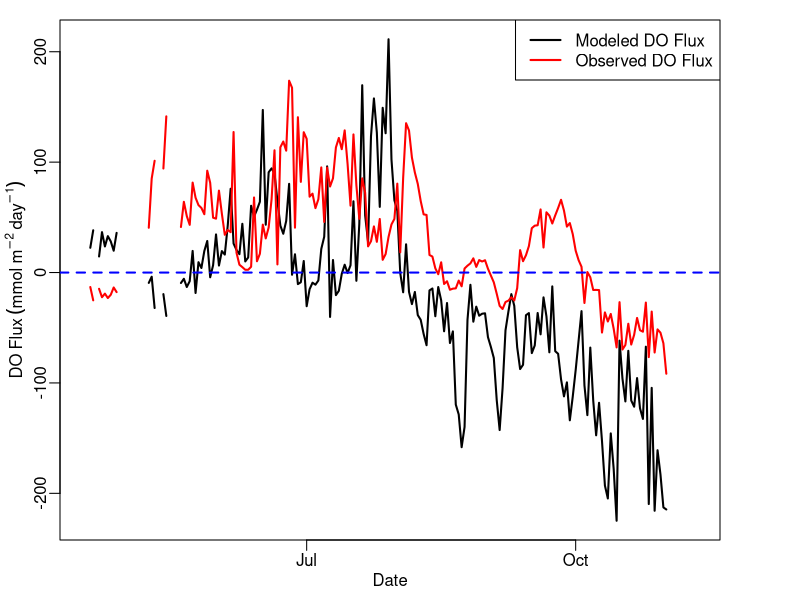
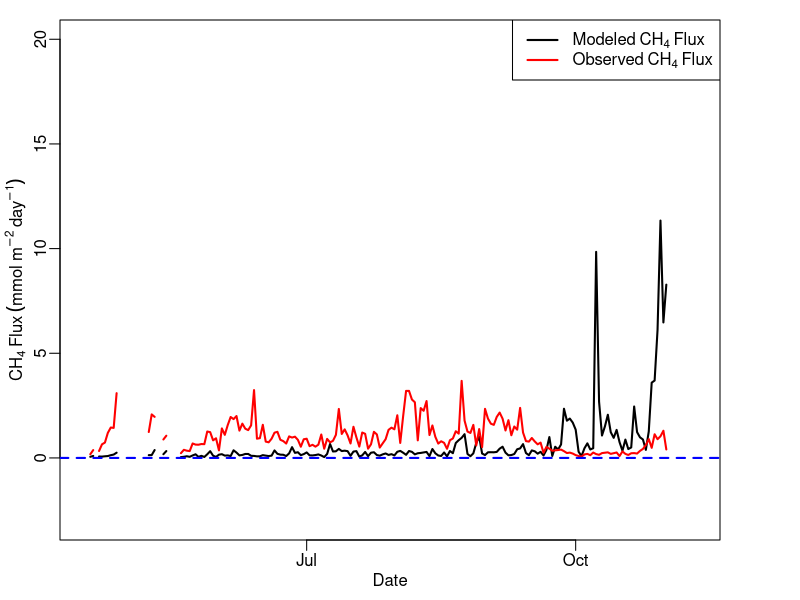
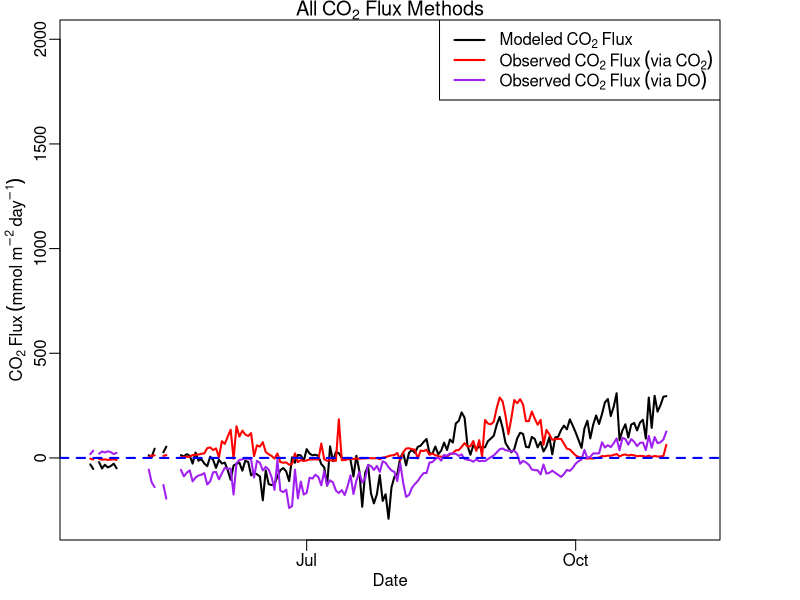
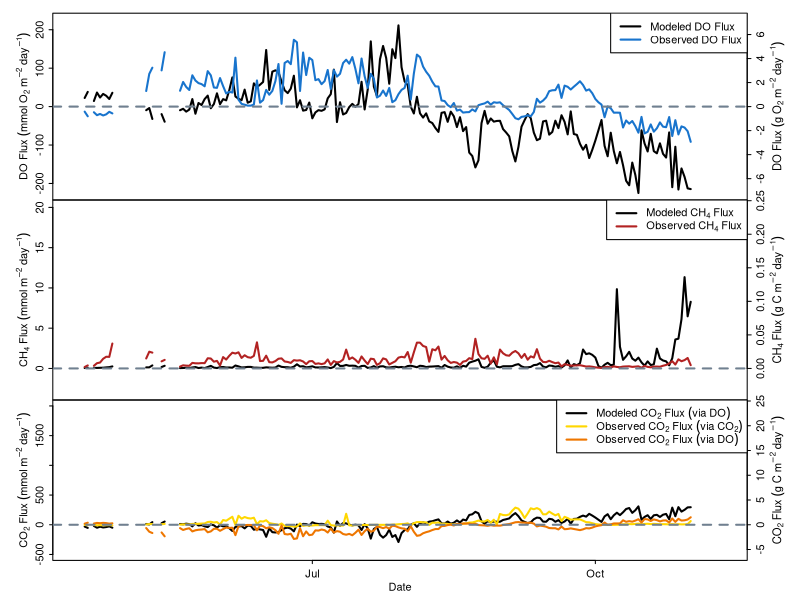

Generate these figures, in order, with R:
#Plot Gas Flux
#7 March 2017
#JAH

setwd("~/Dropbox/GitHub Repos/GLM-Mendota/Data/")
flux<-read.csv('flux.data.csv')

############################################################
###############DISSOLVED OXYGEN FLUX########################
quartz()
par(mar=c(3,3,1,4),mgp=c(1.5,0.5,0),tck=-0.02)
plot(as.Date(flux$datetime),flux$do.flux.read.mod,type = 'l',lwd=2,ylab = expression(DO~Flux~(mmol~m^-2~day^-1)),xlab = expression(Date))
lines(as.Date(flux$datetime),flux$do.flux.read.obs,type= 'l',lwd=2,col='red')
abline(0,0,col='blue',lty=2,lwd=2)
legend('topright',c('Modeled DO Flux','Observed DO Flux'),lty = c(1,1),lwd=c(2,2),col=c('black','red'))



############################################################
#####################METHANE FLUX###########################
quartz()
par(mar=c(3,3,1,4),mgp=c(1.5,0.5,0),tck=-0.02)
plot(as.Date(flux$datetime),flux$ch4.flux.read.mod,type='l', lwd=2, ylab = expression(CH[4]~Flux~(mmol~m^-2~day^-1)),xlab = expression(Date),ylim=c(-3,20))
lines(as.Date(flux$datetime),flux$ch4.flux.read.obs,type = 'l', lwd = 2, col = 'red')
abline(0,0,col='blue',lty=2,lwd=2)
legend('topright',c(expression(Modeled~CH[4]~Flux),expression(Observed~CH[4]~Flux)),lty = c(1,1),lwd=c(2,2),col=c('black','red'))



############################################################
#####################CARBON DIOXIDE FLUX####################
quartz()
par(mar=c(3,3,1,4),mgp=c(1.5,0.5,0),tck=-0.02)
plot(as.Date(flux$datetime),flux$co2.flux.read.mod,type ='l',lwd =2,ylab = expression(CO[2]~Flux~(mmol~m^-2~day^-1)),xlab = expression(Date),ylim = c(-300,2000),main=expression(All~CO[2]~Flux~Methods))
lines(as.Date(flux$datetime),flux$co2.flux.read.obs,type = 'l', lwd = 2, col = 'red')
lines(as.Date(flux$datetime),flux$co2.flux.read.obs.do,type='l',lwd=2, col='purple')
abline(0,0,col='blue',lty =2,lwd=2)
legend('topright',c(expression(Modeled~CO[2]~Flux),expression(Observed~CO[2]~Flux~(via~CO[2])),expression(Observed~CO[2]~Flux~(via~DO))),lty = c(1,1,1),lwd=c(2,2,2),col=c('black','red','purple'))



############################################################
#####################THREE PANEL PLOT#######################

#do
quartz()
par(mfrow=c(3,1),mar=c(0,4,1,4),mgp=c(1.5,0.5,0),tck=-0.02)
plot(as.Date(flux$datetime),flux$do.flux.read.mod,type = 'l',lwd=2,xlab=NA,ylab = expression(DO~Flux~(mmol~O[2]~m^-2~day^-1)),xaxt='n',ylim=c(-225,225))
lines(as.Date(flux$datetime),flux$do.flux.read.obs,type= 'l',lwd=2,col='dodgerblue3')
abline(0,0,col='slategrey',lty=2,lwd=2)

par(new=TRUE)
plot(as.Date(flux$datetime),flux$do.flux.read.mod,type = 'n',xlab=NA,ylab=NA,xaxt='n',ylim=c(-7.2,7.2),axes=FALSE)
axis(side=4,ylim=c(-7.2,7.2))
DOexp<-expression(DO~Flux~(g~O[2]~m^-2~day^-1))
mtext(side=4,line=2,DOexp,cex=0.675)
legend('topright',c('Modeled DO Flux','Observed DO Flux'),lty = c(1,1),lwd=c(2,2),col=c('black','dodgerblue3'))

#ch4
par(mar=c(0,4,0,4),mgp=c(1.5,0.5,0),tck=-0.02)
plot(as.Date(flux$datetime),flux$ch4.flux.read.mod,type='l', lwd=2, ylab = expression(CH[4]~Flux~(mmol~m^-2~day^-1)),xlab = NA,ylim=c(-3,20),xaxt='n')
lines(as.Date(flux$datetime),flux$ch4.flux.read.obs,type = 'l', lwd = 2, col = 'firebrick')
abline(0,0,col='slategrey',lty=2,lwd=2)

par(new=TRUE)
plot(as.Date(flux$datetime),flux$ch4.flux.read.mod,type='n',xlab=NA,ylab=NA,xaxt='n',axes=FALSE,ylim=c(-0.036,0.24))
axis(side=4,ylim=c(-0.036,0.24))
CH4exp<-expression(CH[4]~Flux~(g~C~m^-2~day^-1))
mtext(side=4,line=2,CH4exp,cex=0.675)
legend('topright',c(expression(Modeled~CH[4]~Flux),expression(Observed~CH[4]~Flux)),lty = c(1,1),lwd=c(2,2),col=c('black','firebrick'))

#co2
par(mar=c(3,4,0,4),mgp=c(1.5,0.5,0),tck=-0.02)
plot(as.Date(flux$datetime),flux$co2.flux.read.mod,type ='l',lwd =2,ylab = expression(CO[2]~Flux~(mmol~m^-2~day^-1)),xlab = expression(Date),ylim = c(-500,2000))
lines(as.Date(flux$datetime),flux$co2.flux.read.obs,type = 'l', lwd = 2, col = 'gold1')
lines(as.Date(flux$datetime),flux$co2.flux.read.obs.do,type='l',lwd=2, col='darkorange2')
abline(0,0,col='slategrey',lty =2,lwd=2)

par(new=TRUE)
plot(as.Date(flux$datetime),flux$co2.flux.read.mod,type ='n',xlab=NA,ylab=NA,xaxt='n',axes=FALSE,ylim=c(-6,24))
axis(side=4,ylim=c(-6,24))
CO2exp<-expression(CO[2]~Flux~(g~C~m^-2~day^-1))
mtext(side=4, line=2, CO2exp, cex=0.675)
legend('topright',c(expression(Modeled~CO[2]~Flux~(via~DO)),expression(Observed~CO[2]~Flux~(via~CO[2])),expression(Observed~CO[2]~Flux~(via~DO))),lty = c(1,1,1),lwd=c(2,2,2),col=c('black','gold1','darkorange2'))
